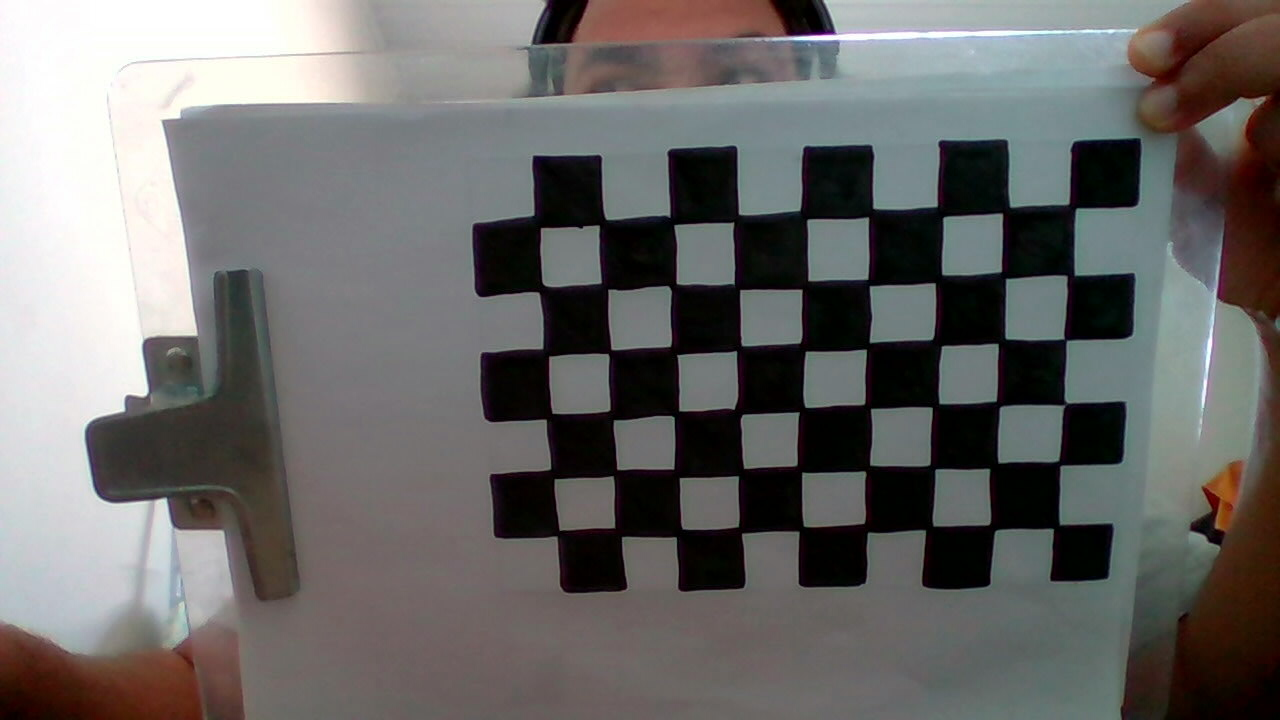
#> input picture computer vision projects/desafio/img/my_photo-10.jpg, 1280 x 720 px; its folder holds only this picture in this run
$ python calibration-ex.py
#> lines starting #> are read from the running program, lines starting #| are printed output that depends on the picture; after the words box and inside, x2 and y2 are one past the last pixel; in counts of white or black regions, pixels touching at a corner belong together; long printed decimals are rounded
#!/usr/bin/env python3
# -*- coding: utf-8 -*-
"""
Created on Wed Sep 16 12:30:17 2020

@author: George Oliveira Barros adapted from https://www.learnopencv.com/camera-calibration-using-opencv/

"""

import numpy as np
import cv2
import glob

# Wait time to show calibration in 'ms'
WAIT_TIME = 100

# termination criteria for iterative algorithm
criteria = (cv2.TERM_CRITERIA_EPS + cv2.TERM_CRITERIA_MAX_ITER, 30, 0.001)

# generalizable checkerboard dimensions
# https://stackoverflow.com/questions/31249037/calibrating-webcam-using-python-and-opencv-error?rq=1
cbrow = 6
cbcol = 9
square_size=0.020

# prepare object points, like (0,0,0), (1,0,0), (2,0,0) ....,(6,5,0)
# IMPORTANT : Object points must be changed to get real physical distance.
objp = np.zeros((cbrow * cbcol, 3), np.float32)
objp[:, :2] = np.mgrid[0:cbcol, 0:cbrow].T.reshape(-1, 2)

objp = objp * square_size
# Arrays to store object points and image points from all the images.
objpoints = [] # 3d point in real world space
imgpoints = [] # 2d points in image plane.

images = glob.glob('/home/george/unb/computer vision projects/desafio/img/*.jpg')

for fname in images:
    img = cv2.imread(fname)
#> img is the input picture: shape (720, 1280, 3); mean B, G, R 105.2, 106.4, 107.8
    gray = cv2.cvtColor(img,cv2.COLOR_BGR2GRAY)
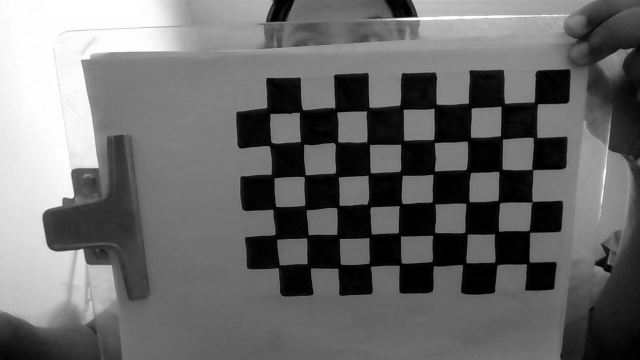
#> gray: shape (720, 1280) (shown at 1/2 size); min 0, max 255, mean 106.7
    print(fname)
    # Find the chess board corners
    ret, corners = cv2.findChessboardCorners(gray, (cbrow,cbcol), None)
#> ret = True; corners = 54 rows, first 8: [1072.5, 206.5], [1071, 274.5], [1063.7, 338.3], [1064.5, 403.5], [1059.5, 463], [1056.5, 526], [1006, 210], [1003.5, 275.5]
    #print(ret)
    # If found, add object points, image points (after refining them)
    if ret == True:
        objpoints.append(objp)

        corners2 = cv2.cornerSubPix(gray,corners,(11,11),(-1,-1),criteria)
#> corners2 = 54 rows, first 8: [1072.2, 206.5], [1070.6, 275.4], [1064.9, 339.6], [1065, 404], [1059, 463.1], [1056.5, 526.5], [1006.5, 209.7], [1003.1, 275.2]
        imgpoints.append(corners2)

        # Draw and display the corners
        img = cv2.drawChessboardCorners(img, (cbrow,cbcol ), corners2,ret)
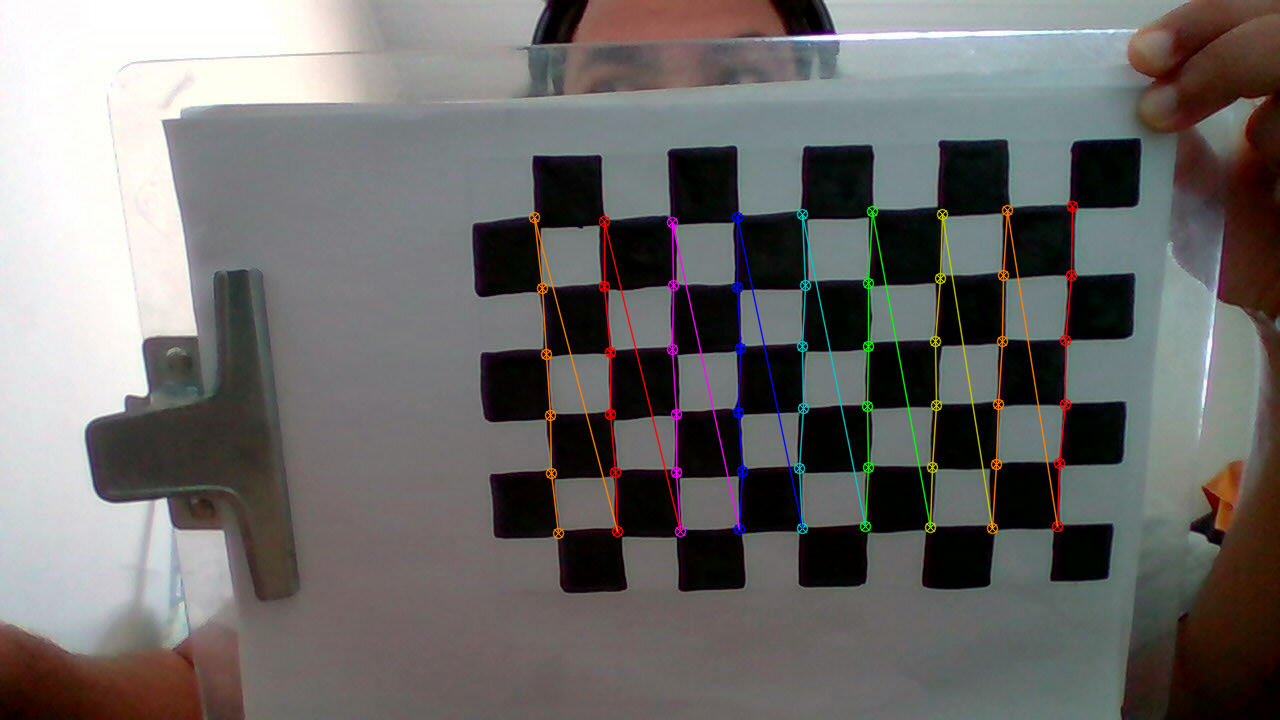
#> img: shape (720, 1280, 3); 2.21% of pixels changed, all inside (x1, y1, x2, y2) = (528, 200, 1079, 540)
        cv2.imshow('img', img)
        cv2.waitKey(WAIT_TIME)

cv2.destroyAllWindows()

ret, mtx, dist, rvecs, tvecs = cv2.calibrateCamera(objpoints, imgpoints, gray.shape[::-1],None,None)
#> ret = 106.6; mtx = [[27716.3, 0, 688.5], [0, 4246.7, 260], [0, 0, 1]]; dist = [[-276, -14.94, 7.52, 2.19, -0.0153]]; rvecs = ([0.592, -1.29, 1.13],); tvecs = ([0.0693, 0.074, 5.87],)

print("Matriz de íntrínsecos : \n")
print(mtx)
#| [[2.77162575e+04 0.00000000e+00 6.88491402e+02]
#|  [0.00000000e+00 4.24672191e+03 2.59950817e+02]
#|  [0.00000000e+00 0.00000000e+00 1.00000000e+00]]
print("Coeficientes de distorção da lente: \n")
print(dist)
#| [[-2.76046168e+02 -1.49359130e+01  7.52106708e+00  2.19479511e+00
#|   -1.53066127e-02]]
print("Vetor de Rotação: \n")
print(rvecs)
#| (array([[ 0.5925],
#|        [-1.292],
#|        [ 1.129]]),)
print("Vetor de translação : \n")
print(tvecs)
#| (array([[0.06929  ],
#|        [0.07404],
#|        [5.875]]),)

# ---------- Saving the calibration -----------------
cv_file = cv2.FileStorage("test.yaml", cv2.FILE_STORAGE_WRITE)
cv_file.write("camera_matrix", mtx)
cv_file.write("dist_coeff", dist)

# note you *release* you don't close() a FileStorage object
cv_file.release()

$ run again, on computer vision projects/desafio/img/my_photo-14.jpg
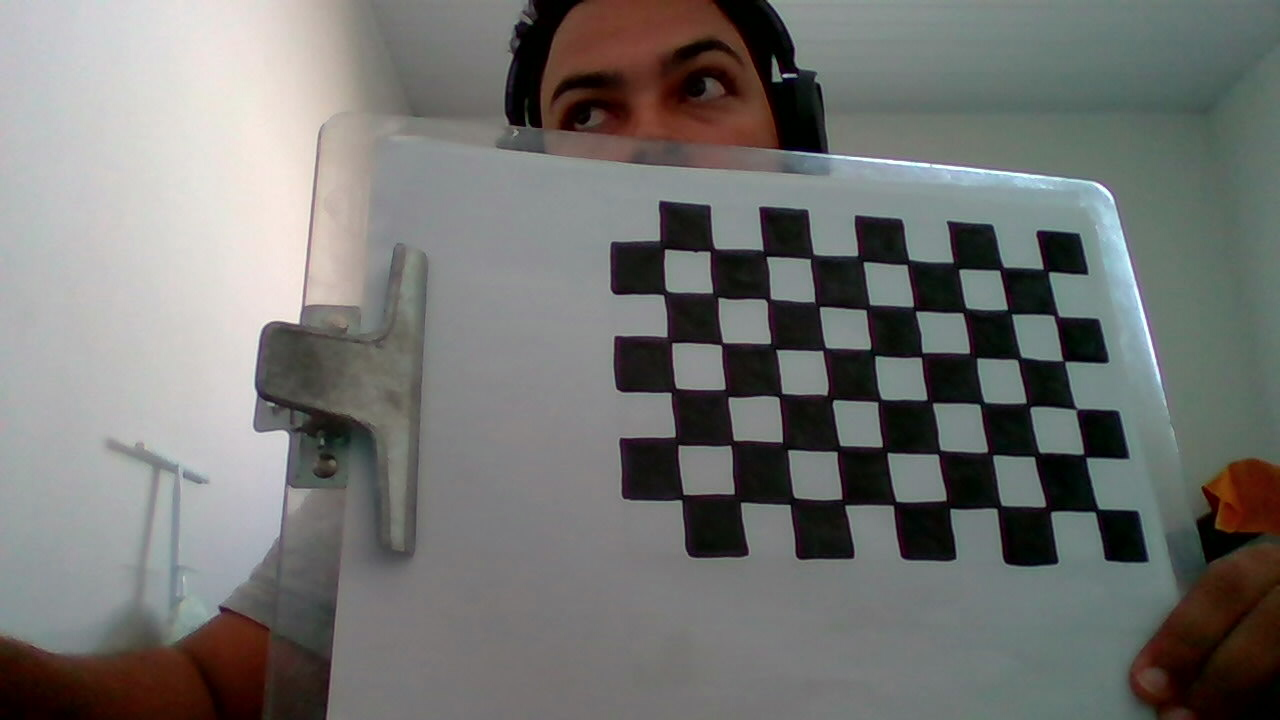
#> input picture computer vision projects/desafio/img/my_photo-14.jpg, 1280 x 720 px
#> img is the input picture: shape (720, 1280, 3); mean B, G, R 114.2, 116.6, 116.2
#> `gray = cv2.cvtColor(img,cv2.COLOR_BGR2GRAY)`:
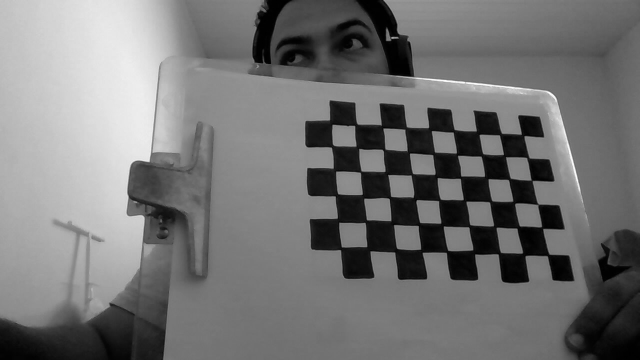
#> gray: shape (720, 1280) (shown at 1/2 size); min 0, max 254, mean 116.2
#> `ret, corners = cv2.findChessboardCorners(gray, (cbrow,cbcol), None)`: ret = True; corners = 54 rows, first 8: [1046, 270.5], [1056.5, 316], [1063.5, 361.5], [1075, 408.5], [1084.5, 456], [1096.5, 510], [1001, 268.5], [1010, 312]
#> corners2 = 54 rows, first 8: [1045.7, 270.6], [1055.9, 315.8], [1063.6, 361.1], [1076.1, 409.2], [1084.6, 455.7], [1096.7, 510.1], [1001.2, 268.5], [1009.2, 311.7]
#> `img = cv2.drawChessboardCorners(img, (cbrow,cbcol ), corners2,ret)`:
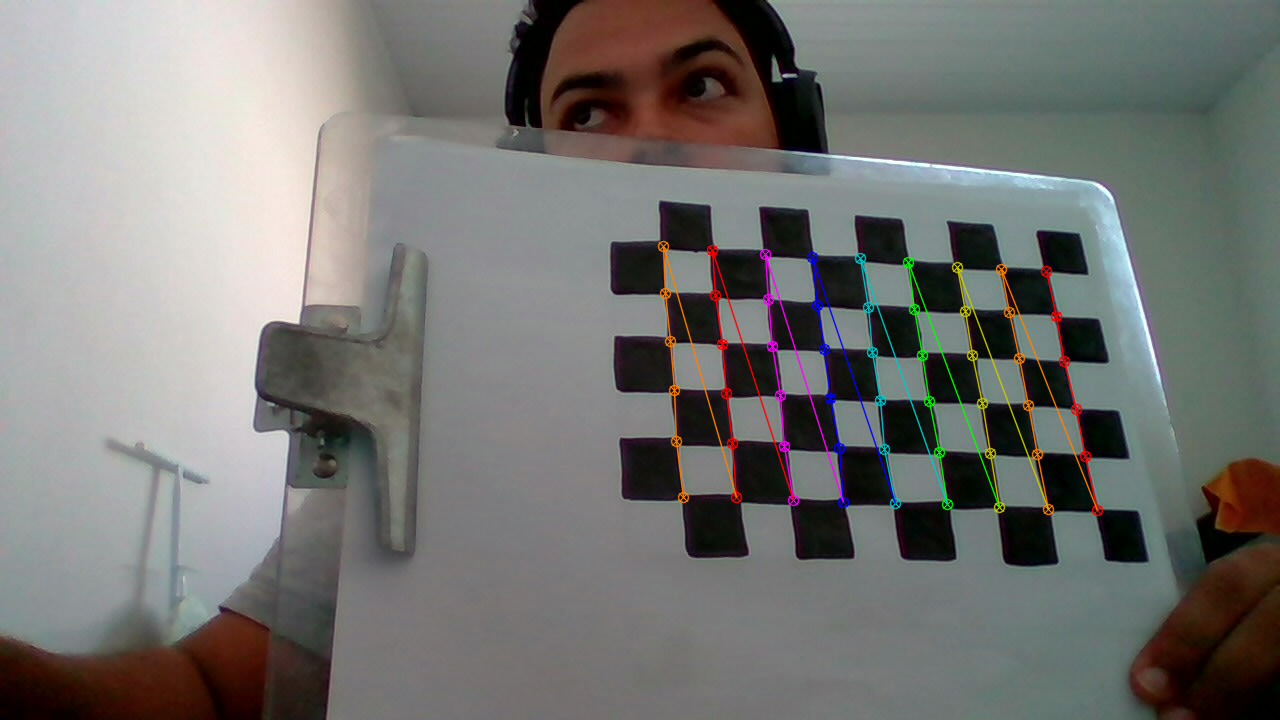
#> img: shape (720, 1280, 3); 1.84% of pixels changed, all inside (x1, y1, x2, y2) = (657, 240, 1104, 517)
#> `ret, mtx, dist, rvecs, tvecs = cv2.calibrateCamera(objpoints, imgpoint..`: ret = 86; mtx = [[1949.1, 0, 742.3], [0, 279.4, 387.7], [0, 0, 1]]; dist = [[-30.44, 2020.1, -0.765, 0.261, -40949.3]]; rvecs = ([-0.86, 0.92, 1.49],); tvecs = ([0.0933, -0.0452, 0.574],)
#| [[1.94910285e+03 0.00000000e+00 7.42293410e+02]
#|  [0.00000000e+00 2.79357555e+02 3.87654883e+02]
#|  [0.00000000e+00 0.00000000e+00 1.00000000e+00]]
#| [[-3.04387421e+01  2.02011619e+03 -7.65397878e-01  2.60516418e-01
#|   -4.09492516e+04]]
#| (array([[-0.8599],
#|        [ 0.9202],
#|        [ 1.490]]),)
#| (array([[ 0.09329],
#|        [-0.04515 ],
#|        [ 0.5738]]),)

$ run again, on computer vision projects/desafio/img/my_photo-15.jpg
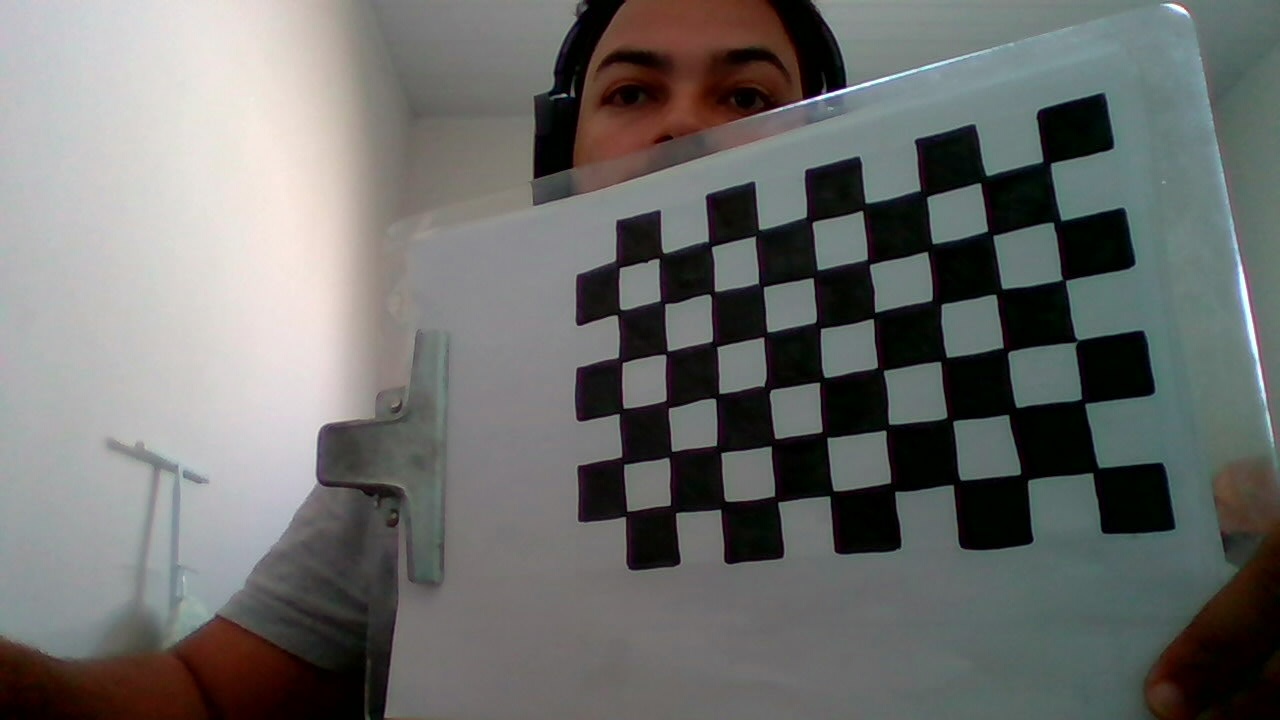
#> input picture computer vision projects/desafio/img/my_photo-15.jpg, 1280 x 720 px
#> img is the input picture: shape (720, 1280, 3); mean B, G, R 108, 110, 109.2
#> `gray = cv2.cvtColor(img,cv2.COLOR_BGR2GRAY)`:
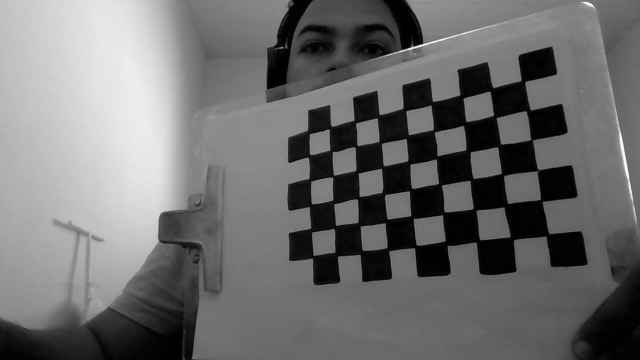
#> gray: shape (720, 1280) (shown at 1/2 size); min 0, max 255, mean 109.5
#> `ret, corners = cv2.findChessboardCorners(gray, (cbrow,cbcol), None)`: ret = True; corners = 54 rows, first 8: [1047, 162.5], [1056.5, 221], [1063.5, 280.5], [1075, 341], [1084.7, 403.5], [1095, 470], [983, 179], [990.5, 233.5]
#> corners2 = 54 rows, first 8: [1046.4, 162.6], [1056.7, 221.3], [1063.6, 280.1], [1076.6, 341], [1082.5, 400.7], [1096, 469.5], [983.5, 178.8], [989.8, 232.9]
#> `img = cv2.drawChessboardCorners(img, (cbrow,cbcol ), corners2,ret)`:
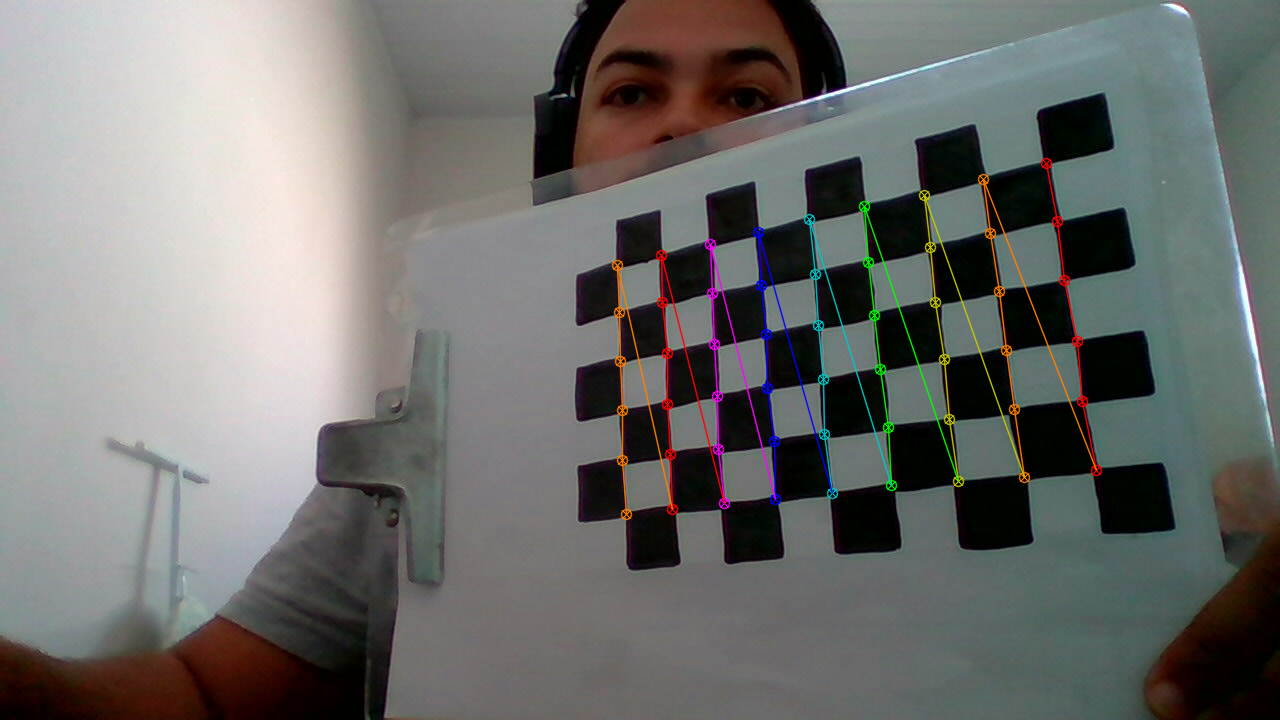
#> img: shape (720, 1280, 3); 1.98% of pixels changed, all inside (x1, y1, x2, y2) = (611, 157, 1103, 521)
#> `ret, mtx, dist, rvecs, tvecs = cv2.calibrateCamera(objpoints, imgpoint..`: ret = 92.04; mtx = [[4196.2, 0, 666.5], [0, 6024, 75.87], [0, 0, 1]]; dist = [[333.4, -12395.3, -4.39, -5.71, -1430.7]]; rvecs = ([1.11, -1.2, 1.26],); tvecs = ([0.11, 0.0525, 1.11],)
#| [[4.19619201e+03 0.00000000e+00 6.66525171e+02]
#|  [0.00000000e+00 6.02400601e+03 7.58716160e+01]
#|  [0.00000000e+00 0.00000000e+00 1.00000000e+00]]
#| [[ 3.33440222e+02 -1.23952512e+04 -4.38879055e+00 -5.70583789e+00
#|   -1.43068811e+03]]
#| (array([[ 1.110],
#|        [-1.197],
#|        [ 1.258]]),)
#| (array([[0.1102],
#|        [0.05254],
#|        [1.113   ]]),)
